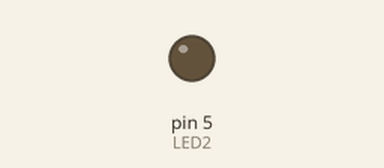
Bench run of a sketch on a simulated Arduino Uno, built with avr-gcc and run on an emulated ATmega328P. Parts: output pins drawn as LEDs (lit = HIGH).

Above: at 0.05 s.
At 2.5 s:
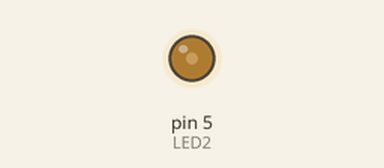
At 3.75 s:
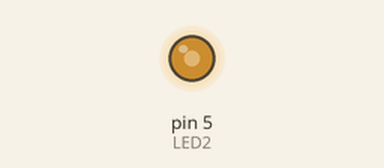
At 5.0 s:
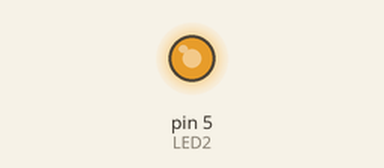
Timing chart, 0 to 6.5 s (numbered marks = the images above):
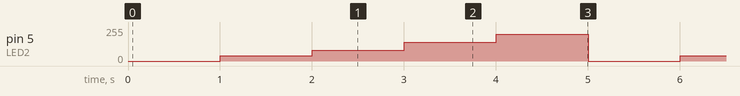

Measured:
- by itself, pin 5 (LED2): repeats every 5.0 s: 80/255 1.0 s, 140/255 1.0 s, 200/255 1.0 s, 0/255 1.0 s, 40/255 1.0 s

The sketch:

jedna.ino
```cpp
const int LED2 = 5;
const int JAS[] = { 0, 20, 40, 70, 100 };


void setup() {
  pinMode(LED2, OUTPUT);
}

void loop() {
  for (int i = 0; i < (sizeof(JAS) / sizeof(JAS[0])); i++) {
    analogWrite(LED2, ((255 / 100) * JAS[i]));
    delay(1000);
  }
}
```
